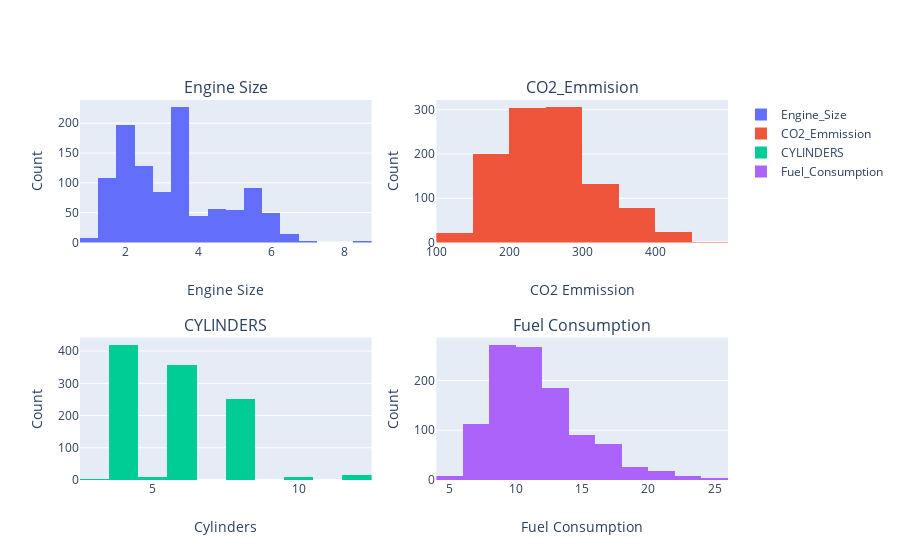

The notebook cell this image was saved under:
### Markdown cell above
#### Histograms of Engine Size , Cylinders , Fuel Consumption_Comb

### Code cell
import plotly.graph_objects as go
from plotly.subplots import make_subplots
fig = make_subplots(rows=2, cols=2,subplot_titles=("Engine Size", "CO2_Emmision" ,'CYLINDERS','Fuel Consumption'))

Engine_Size = go.Histogram(x=cdf['ENGINESIZE'],nbinsx = 15,name="Engine_Size")
CO2_Emmission = go.Histogram(x=cdf['CO2EMISSIONS'],nbinsx = 15,name="CO2_Emmission")
CYLINDERS = go.Histogram(x=cdf['CYLINDERS'],nbinsx = 15,name="CYLINDERS")
Fuel_Consumption = go.Histogram(x=cdf['FUELCONSUMPTION_COMB'],nbinsx = 15,name="Fuel_Consumption")

fig.append_trace(Engine_Size, 1, 1)
fig.append_trace(CO2_Emmission, 1, 2)
fig.append_trace(CYLINDERS, 2, 1)
fig.append_trace(Fuel_Consumption,2,2)


fig.update_xaxes(title_text="Engine Size", row=1, col=1)
fig.update_yaxes(title_text="Count", row=1, col=1)
fig.update_xaxes(title_text="CO2 Emmission", row=1, col=2)
fig.update_yaxes(title_text="Count", row=1, col=2)
fig.update_xaxes(title_text="Cylinders", row=2, col=1)
fig.update_yaxes(title_text="Count", row=2, col=1)
fig.update_xaxes(title_text="Fuel Consumption", row=2, col=2)
fig.update_yaxes(title_text="Count", row=2, col=2)

fig.show()

### Figure 1 — Plotly figure (JSON) as saved in the notebook; plotly's stock layout.template omitted (floating-point values rounded to 4 significant figures; data arrays with more than 128 entries replaced by an {"elided": "..."} marker saying what was removed)
{"data": [{"name": "Engine_Size", "nbinsx": 15, "type": "histogram", "x": {"elided": "1067 float values"}, "xaxis": "x", "yaxis": "y"}, {"name": "CO2_Emmission", "nbinsx": 15, "type": "histogram", "x": {"elided": "1067 int values"}, "xaxis": "x2", "yaxis": "y2"}, {"name": "CYLINDERS", "nbinsx": 15, "type": "histogram", "x": {"elided": "1067 int values"}, "xaxis": "x3", "yaxis": "y3"}, {"name": "Fuel_Consumption", "nbinsx": 15, "type": "histogram", "x": {"elided": "1067 float values"}, "xaxis": "x4", "yaxis": "y4"}], "layout": {"annotations": [{"font": {"size": 16}, "showarrow": false, "text": "Engine Size", "x": 0.225, "xanchor": "center", "xref": "paper", "y": 1, "yanchor": "bottom", "yref": "paper"}, {"font": {"size": 16}, "showarrow": false, "text": "CO2_Emmision", "x": 0.775, "xanchor": "center", "xref": "paper", "y": 1, "yanchor": "bottom", "yref": "paper"}, {"font": {"size": 16}, "showarrow": false, "text": "CYLINDERS", "x": 0.225, "xanchor": "center", "xref": "paper", "y": 0.375, "yanchor": "bottom", "yref": "paper"}, {"font": {"size": 16}, "showarrow": false, "text": "Fuel Consumption", "x": 0.775, "xanchor": "center", "xref": "paper", "y": 0.375, "yanchor": "bottom", "yref": "paper"}], "xaxis": {"anchor": "y", "domain": [0, 0.45], "title": {"text": "Engine Size"}}, "xaxis2": {"anchor": "y2", "domain": [0.55, 1], "title": {"text": "CO2 Emmission"}}, "xaxis3": {"anchor": "y3", "domain": [0, 0.45], "title": {"text": "Cylinders"}}, "xaxis4": {"anchor": "y4", "domain": [0.55, 1], "title": {"text": "Fuel Consumption"}}, "yaxis": {"anchor": "x", "domain": [0.625, 1], "title": {"text": "Count"}}, "yaxis2": {"anchor": "x2", "domain": [0.625, 1], "title": {"text": "Count"}}, "yaxis3": {"anchor": "x3", "domain": [0, 0.375], "title": {"text": "Count"}}, "yaxis4": {"anchor": "x4", "domain": [0, 0.375], "title": {"text": "Count"}}}}
